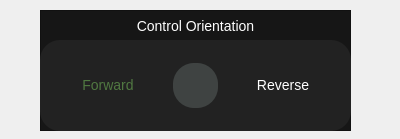
<?xml version="1.0" encoding="UTF-8"?>
<ui version="4.0">
 <class>Form</class>
 <widget class="QWidget" name="Form">
  <property name="geometry">
   <rect>
    <x>0</x>
    <y>0</y>
    <width>400</width>
    <height>139</height>
   </rect>
  </property>
  <property name="windowTitle">
   <string>Form</string>
  </property>
  <widget class="QWidget" name="cpanel_control_orientation_widget" native="true">
   <property name="geometry">
    <rect>
     <x>40</x>
     <y>10</y>
     <width>311</width>
     <height>121</height>
    </rect>
   </property>
   <widget class="QFrame" name="cpanel_control_orientation">
    <property name="geometry">
     <rect>
      <x>0</x>
      <y>0</y>
      <width>311</width>
      <height>121</height>
     </rect>
    </property>
    <property name="styleSheet">
     <string notr="true">QFrame#cpanel_control_orientation{
background-color:	rgba(22,22,22,255);
}</string>
    </property>
    <property name="frameShape">
     <enum>QFrame::StyledPanel</enum>
    </property>
    <property name="frameShadow">
     <enum>QFrame::Raised</enum>
    </property>
    <widget class="QLabel" name="cpanel_label_control_orientation">
     <property name="geometry">
      <rect>
       <x>80</x>
       <y>0</y>
       <width>151</width>
       <height>31</height>
      </rect>
     </property>
     <property name="styleSheet">
      <string notr="true">color:White;
font-size: 14px;</string>
     </property>
     <property name="text">
      <string>Control Orientation</string>
     </property>
     <property name="alignment">
      <set>Qt::AlignCenter</set>
     </property>
    </widget>
    <widget class="QFrame" name="cpanel_frame_control_orientation">
     <property name="geometry">
      <rect>
       <x>0</x>
       <y>30</y>
       <width>311</width>
       <height>91</height>
      </rect>
     </property>
     <property name="styleSheet">
      <string notr="true">QFrame#cpanel_frame_control_orientation {
background-color: rgba(34,34,34,255);
border-radius: 20px;
}
QPushButton {
background-color: rgba(63,67,66,255);
border-radius: 21px;
color: rgb(255, 255, 255);
font-size: 13px;
width: 10px;
height: 42px;
}
QPushButton:hover{
background-color: rgba(63,67,66, 200);
}
QPushButton:pressed{
background-color: rgba(63,67,66, 128)
}
QLabel{
color: White;
font-size: 14px;
}</string>
     </property>
     <property name="frameShape">
      <enum>QFrame::StyledPanel</enum>
     </property>
     <property name="frameShadow">
      <enum>QFrame::Raised</enum>
     </property>
     <widget class="QWidget" name="horizontalLayoutWidget">
      <property name="geometry">
       <rect>
        <x>10</x>
        <y>10</y>
        <width>291</width>
        <height>71</height>
       </rect>
      </property>
      <layout class="QHBoxLayout" name="horizontalLayout">
       <property name="spacing">
        <number>7</number>
       </property>
       <item>
        <widget class="QLabel" name="cpanel_label_forward">
         <property name="sizePolicy">
          <sizepolicy hsizetype="Ignored" vsizetype="Fixed">
           <horstretch>0</horstretch>
           <verstretch>0</verstretch>
          </sizepolicy>
         </property>
         <property name="styleSheet">
          <string notr="true">color: rgba(80,120,65,255);</string>
         </property>
         <property name="text">
          <string>Forward</string>
         </property>
         <property name="alignment">
          <set>Qt::AlignBottom|Qt::AlignHCenter</set>
         </property>
        </widget>
       </item>
       <item>
        <widget class="QPushButton" name="cpanel_btn_toggle_control_orientation">
         <property name="maximumSize">
          <size>
           <width>45</width>
           <height>45</height>
          </size>
         </property>
         <property name="styleSheet">
          <string notr="true"/>
         </property>
         <property name="text">
          <string/>
         </property>
         <property name="icon">
          <iconset>
           <normaloff>../../../Belgeler/GitHub/Denizalti/images/up_down_arrows.png</normaloff>../../../Belgeler/GitHub/Denizalti/images/up_down_arrows.png</iconset>
         </property>
         <property name="iconSize">
          <size>
           <width>60</width>
           <height>60</height>
          </size>
         </property>
        </widget>
       </item>
       <item>
        <widget class="QLabel" name="cpanel_label_reverse">
         <property name="sizePolicy">
          <sizepolicy hsizetype="Ignored" vsizetype="Fixed">
           <horstretch>0</horstretch>
           <verstretch>0</verstretch>
          </sizepolicy>
         </property>
         <property name="styleSheet">
          <string notr="true"/>
         </property>
         <property name="text">
          <string>Reverse</string>
         </property>
         <property name="alignment">
          <set>Qt::AlignBottom|Qt::AlignHCenter</set>
         </property>
        </widget>
       </item>
      </layout>
     </widget>
    </widget>
   </widget>
  </widget>
 </widget>
 <resources/>
 <connections/>
</ui>
